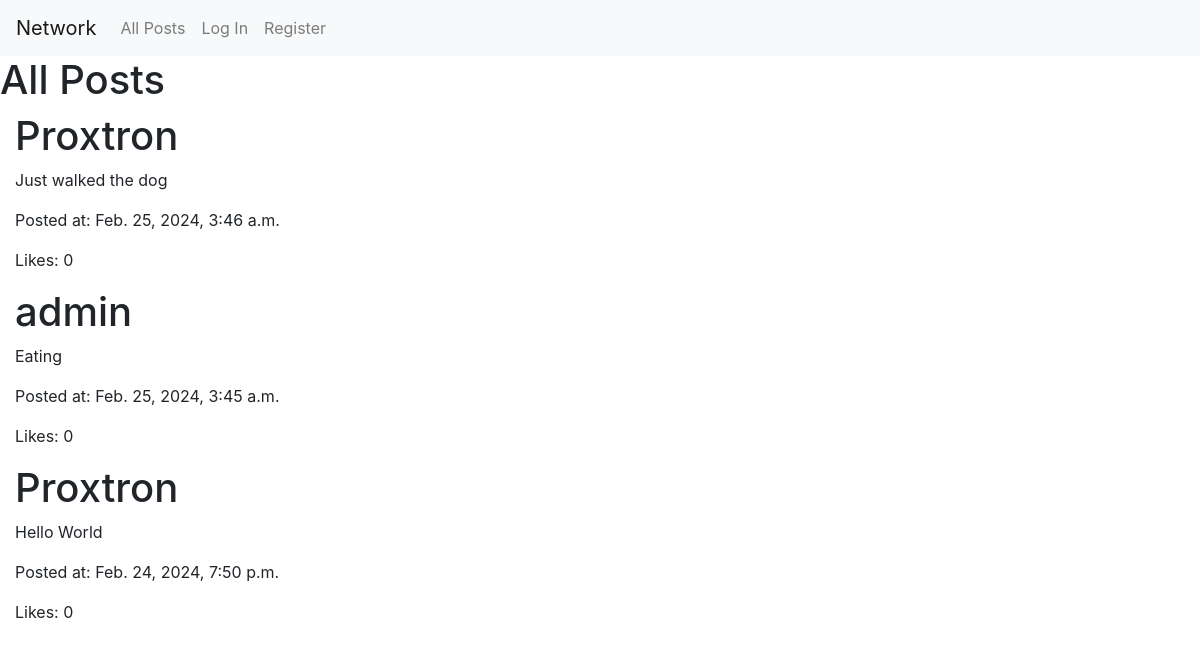
The page / on the database its author committed.
### network/models.py (models this page shows, shortened)
class Post(models.Model):
    message = models.CharField(max_length=1000, default='')
    author = models.ForeignKey(
        User,
        on_delete=models.CASCADE,
        related_name="posts",
        null=True)
    timePosted = models.DateTimeField(auto_now_add=True)
    likeCount = models.IntegerField(default=0)

class User(AbstractUser):
    pass

### network/views.py (the view)
# urls.py: path("", views.index, name="index"),
def index(request):
    allPostsDescending = Post.objects.order_by('-timePosted')
    return render(request, "network/index.html", {
        "allPostsDescending" : allPostsDescending
    })

### network/templates/network/index.html
{% extends "network/layout.html" %}
{% block body %}
<h1>All Posts</h1>
{% for post in allPostsDescending %}
    <div class="container-fluid">
        <div class="row">
            <div class="col">
                <h1>{{post.author}}</h1>
                <p>{{post.message}}</p>
                <p>Posted at: {{post.timePosted}}</p>
                <p>Likes: {{post.likeCount}}</p>
            </div>
        </div>
    </div>
{% endfor %}
{% endblock %}

### network/templates/network/layout.html (shortened to what this page needs)
{% load static %}
<!DOCTYPE html>
<html lang="en">
    <head>
        <link rel="stylesheet" href="https://stackpath.bootstrapcdn.com/bootstrap/4.4.1/css/bootstrap.min.css">
        <link href="{% static 'network/styles.css' %}" rel="stylesheet">
    </head>
    <body>
        <nav class="navbar navbar-expand-lg navbar-light bg-light">
            <a class="navbar-brand" href="#">Network</a>
            <div>
              <ul class="navbar-nav mr-auto">
                <li class="nav-item">
                  <a class="nav-link" href="{% url 'index' %}">All Posts</a>
                </li>
                {% if user.is_authenticated %}
                    <li class='nav-item'>
                        <a class='nav-link' href="{% url 'create' %}">Create Post</a>
                    </li>
                    <li class="nav-item">
                        <a class="nav-link" href="#">Following</a>
                    </li>
                    <li class="nav-item">
                        <a class="nav-link" href="{% url 'logout' %}">Log Out</a>
                    </li>
                {% else %}
                    <li class="nav-item">
                        <a class="nav-link" href="{% url 'login' %}">Log In</a>
                    </li>
                    <li class="nav-item">
                        <a class="nav-link" href="{% url 'register' %}">Register</a>
                    </li>
                {% endif %}
              </ul>
            </div>
          </nav>
        <div class="body">
            {% block body %}
            {% endblock %}
        </div>
    </body>
</html>

### rows shown on the page
Post: author "Proxtron", message "Just walked the dog", timePosted "Feb. 25, 2024, 3:46 a.m.", likeCount "0"
Post: author "admin", message "Eating", timePosted "Feb. 25, 2024, 3:45 a.m.", likeCount "0"
Post: author "Proxtron", message "Hello World", timePosted "Feb. 24, 2024, 7:50 p.m.", likeCount "0"
